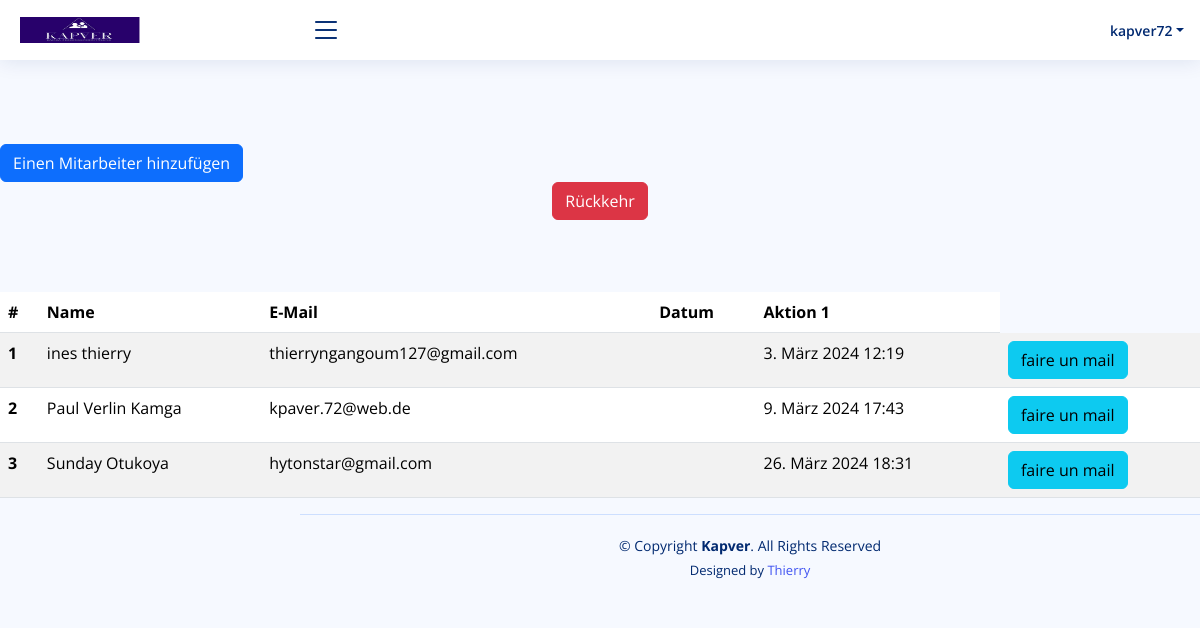
The app's page /mescollaborations (signed in) with its own data.
### kapver_app/models.py (models this page shows, shortened)
class UserModel(AbstractUser):
    travailleur = models.BooleanField(default=False)
    entreprise = models.BooleanField(default=False)
    admin = models.BooleanField(default=False)
    membre_staff = models.BooleanField(default=False)
    class Meta:
        verbose_name = ('UserModel')
        verbose_name_plural = ('UserModels')
    def __str__(self):
        return self.username

class Collaborateur(models.Model):
    nom = models.CharField(max_length=100)
    email = models.EmailField()
    adresse = models.CharField(max_length=100)
    numero = models.IntegerField()
    code_pays = models.CharField(max_length=100)
    date = models.DateTimeField(auto_now_add = True,blank=True, null=True)
    class Meta:
        verbose_name = ('Collaborateur')
        verbose_name_plural = ('Collaborateurs')

### kapver_app/views.py (the view, shortened to what this page needs)
# urls.py: path('mescollaborations',views.mescollaborations,name='mescollaborations'),
def mescollaborations(request):
    if request.user.is_authenticated:
        if request.user.admin == True:
            query = Collaborateur.objects.all()
            return render(request,'admin/mescollaborations.html',{'query':query})
        else:
            return redirect('dashboard')
    else:
        return redirect('index')

### kapver_app/templates/admin/mescollaborations.html (shortened to what this page needs)
{% extends './dashboard.html' %}
{% load i18n %}
{% block main %}
<br><br><br><br><br><br>
<button type="button" class="btn btn-primary" data-bs-toggle="modal" data-bs-target="#exampleModal">
    {% trans "Ajouter un collaborateur" %}
  </button>
  <center> <a href="{% url 'dashboard'  %}" class="btn btn-danger">{% trans "Retour" %}</a>  </center>
  <br><br><br>
<table class="table table-striped">
    <thead>
      <tr>
        <th scope="col">#</th>
        <th scope="col">{% trans "Nom" %}</th>
        <th scope="col">{% trans "Email" %}</th>
        <th scope="col">{% trans "date" %}</th>
        <th scope="col">{% trans "Action 1" %}</th>
      </tr>
    </thead>
    <tbody>
        {% for item in query %}
      <tr>
        <th scope="row">{{forloop.counter}}</th>
        <td>{{item.nom}}</td>
        <td>{{item.email}}</td>
        <td>{{item.pays}}</td>
        <td>{{item.date}}</td>
        <td><a href="/sendemail/{{item.id}}" class="btn btn-info">faire un mail</a></td>
      </tr>
     {% endfor %}
    </tbody>
  </table>
{% endblock %}

### kapver_app/templates/admin/dashboard.html (shortened to what this page needs)
{% load i18n %}
{% if request.user.admin == True or request.user.entreprise == True%}
{% load static %}
<!DOCTYPE html>
<html lang="en">
<head>
  <link href="{% static 'assets/vendor/bootstrap/css/bootstrap.min.css' %}" rel="stylesheet">
  <link href="{% static 'assets/vendor/bootstrap-icons/bootstrap-icons.css' %}" rel="stylesheet">
  <link href="{% static 'assets/vendor/boxicons/css/boxicons.min.css' %}" rel="stylesheet">
  <link href="{% static 'assets/vendor/quill/quill.snow.css' %}" rel="stylesheet">
  <link href="{% static 'assets/vendor/quill/quill.bubble.css' %}" rel="stylesheet">
  <link href="{% static 'assets/vendor/remixicon/remixicon.css' %}" rel="stylesheet">
  <link href="{% static 'assets/vendor/simple-datatables/style.css' %}" rel="stylesheet">
  <link href="{% static 'assets/css/style.css' %}" rel="stylesheet">
</head>
<body>
  <header id="header" class="header fixed-top d-flex align-items-center">
    <div class="d-flex align-items-center justify-content-between">
      <a href="{% url 'dashboard' %}" class="logo d-flex align-items-center">
        <img src="{% static 'logo/kamga.jpg' %}" alt="" style="width: 120px;">
      </a>
      <i class="bi bi-list toggle-sidebar-btn"></i>
    </div>
    <nav class="header-nav ms-auto">
      <ul class="d-flex align-items-center">
        <li class="nav-item dropdown pe-3">
          <a class="nav-link nav-profile d-flex align-items-center pe-0" href="#" data-bs-toggle="dropdown">
            <span class="d-none d-md-block dropdown-toggle ps-2">{{request.user}}</span>
          </a>
        </li>
      </ul>
    </nav>
  </header>
  {% block main %}{% endblock %}
  {% block signature %}
  <footer id="footer" class="footer">
    <div class="copyright">
      &copy; Copyright <strong><span>Kapver</span></strong>. All Rights Reserved
    </div>
    <div class="credits">
      Designed by <a href="https://www.github.com/chuina12">Thierry</a>
    </div>
  </footer>
  {% endblock%}
</body>
</html>
{% endif %}

### static/assets/css/style.css (style rules this page uses)
:root { scroll-behavior: smooth; }
body { font-family: "Open Sans", sans-serif; background: #f6f9ff; color: #444444; }
a { color: #4154f1; text-decoration: none; }
.logo { line-height: 1; }
@media (min-width: 1200px) { .logo { width: 280px; } }
.logo img { max-height: 26px; margin-right: 6px; }
.header { transition: all 0.5s; z-index: 997; height: 60px; box-shadow: 0px 2px 20px rgba(1, 41, 112, 0.1); background-color: #fff; padding-left: 20px; }
.header .toggle-sidebar-btn { font-size: 32px; padding-left: 10px; cursor: pointer; color: #012970; }
.header-nav ul { list-style: none; }
.header-nav>ul { margin: 0; padding: 0; }
.header-nav .nav-profile { color: #012970; }
.header-nav .nav-profile span { font-size: 14px; font-weight: 600; }
@media (min-width: 1200px) { #main, #footer { margin-left: 300px; } }
.footer { padding: 20px 0; font-size: 14px; transition: all 0.3s; border-top: 1px solid #cddfff; }
.footer .copyright { text-align: center; color: #012970; }
.footer .credits { padding-top: 5px; text-align: center; font-size: 13px; color: #012970; }

### records on screen
UserModel: user "kapver72"
Collaborateur: nom "ines thierry", email "thierryngangoum127@gmail.com", date "3. März 2024 12:19"
Collaborateur: nom "Paul Verlin Kamga", email "kpaver.72@web.de", date "9. März 2024 17:43"
Collaborateur: nom "Sunday Otukoya", email "hytonstar@gmail.com", date "26. März 2024 18:31"
